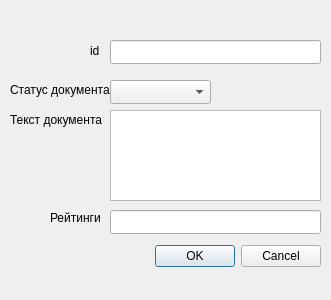
<?xml version="1.0" encoding="UTF-8"?>
<ui version="4.0">
 <class>DialogAddDoc</class>
 <widget class="QDialog" name="DialogAddDoc">
  <property name="geometry">
   <rect>
    <x>0</x>
    <y>0</y>
    <width>331</width>
    <height>300</height>
   </rect>
  </property>
  <property name="windowTitle">
   <string>Dialog</string>
  </property>
  <widget class="QDialogButtonBox" name="buttonBox">
   <property name="geometry">
    <rect>
     <x>110</x>
     <y>240</y>
     <width>211</width>
     <height>32</height>
    </rect>
   </property>
   <property name="orientation">
    <enum>Qt::Horizontal</enum>
   </property>
   <property name="standardButtons">
    <set>QDialogButtonBox::Cancel|QDialogButtonBox::Ok</set>
   </property>
  </widget>
  <widget class="QLineEdit" name="id">
   <property name="geometry">
    <rect>
     <x>110</x>
     <y>40</y>
     <width>211</width>
     <height>24</height>
    </rect>
   </property>
  </widget>
  <widget class="QComboBox" name="status">
   <property name="geometry">
    <rect>
     <x>110</x>
     <y>80</y>
     <width>101</width>
     <height>24</height>
    </rect>
   </property>
  </widget>
  <widget class="QTextEdit" name="text">
   <property name="geometry">
    <rect>
     <x>110</x>
     <y>110</y>
     <width>211</width>
     <height>91</height>
    </rect>
   </property>
  </widget>
  <widget class="QLineEdit" name="rating">
   <property name="geometry">
    <rect>
     <x>110</x>
     <y>210</y>
     <width>211</width>
     <height>24</height>
    </rect>
   </property>
  </widget>
  <widget class="QLabel" name="label">
   <property name="geometry">
    <rect>
     <x>90</x>
     <y>40</y>
     <width>21</width>
     <height>21</height>
    </rect>
   </property>
   <property name="text">
    <string>id</string>
   </property>
  </widget>
  <widget class="QLabel" name="label_2">
   <property name="geometry">
    <rect>
     <x>10</x>
     <y>80</y>
     <width>101</width>
     <height>20</height>
    </rect>
   </property>
   <property name="text">
    <string>Статус документа</string>
   </property>
  </widget>
  <widget class="QLabel" name="label_3">
   <property name="geometry">
    <rect>
     <x>10</x>
     <y>110</y>
     <width>101</width>
     <height>20</height>
    </rect>
   </property>
   <property name="text">
    <string>Текст документа</string>
   </property>
  </widget>
  <widget class="QLabel" name="label_4">
   <property name="geometry">
    <rect>
     <x>50</x>
     <y>210</y>
     <width>61</width>
     <height>16</height>
    </rect>
   </property>
   <property name="text">
    <string>Рейтинги</string>
   </property>
  </widget>
 </widget>
 <resources/>
 <connections>
  <connection>
   <sender>buttonBox</sender>
   <signal>accepted()</signal>
   <receiver>DialogAddDoc</receiver>
   <slot>accept()</slot>
   <hints>
    <hint type="sourcelabel">
     <x>248</x>
     <y>254</y>
    </hint>
    <hint type="destinationlabel">
     <x>157</x>
     <y>274</y>
    </hint>
   </hints>
  </connection>
  <connection>
   <sender>buttonBox</sender>
   <signal>rejected()</signal>
   <receiver>DialogAddDoc</receiver>
   <slot>reject()</slot>
   <hints>
    <hint type="sourcelabel">
     <x>316</x>
     <y>260</y>
    </hint>
    <hint type="destinationlabel">
     <x>286</x>
     <y>274</y>
    </hint>
   </hints>
  </connection>
 </connections>
</ui>
